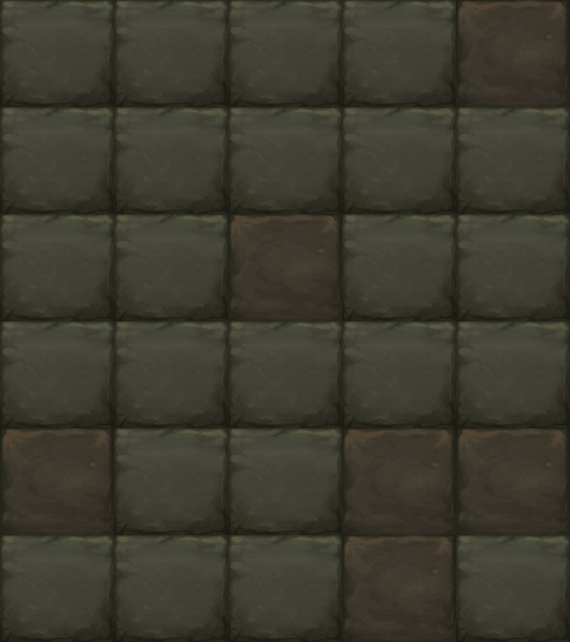

A 2D game scene composited from a Tiled map and its tileset images. What follows is a short description and the map's XML, with each tile layer's data collapsed to a summary:
An orthogonal 5x6 tile map with 114x107 px tiles, 1 tile layer (块层 1).

<map version="1.0" orientation="orthogonal" width="5" height="6" tilewidth="114" tileheight="107">
 <tileset firstgid="1" name="map043" tilewidth="114" tileheight="107">
  <image source="map043.png" width="228" height="107" />
 </tileset>
 <layer name="块层 1" width="5" height="6">
  <data>[30 cells, 30 non-empty, 2 distinct tile ids]</data>
 </layer>
</map>
